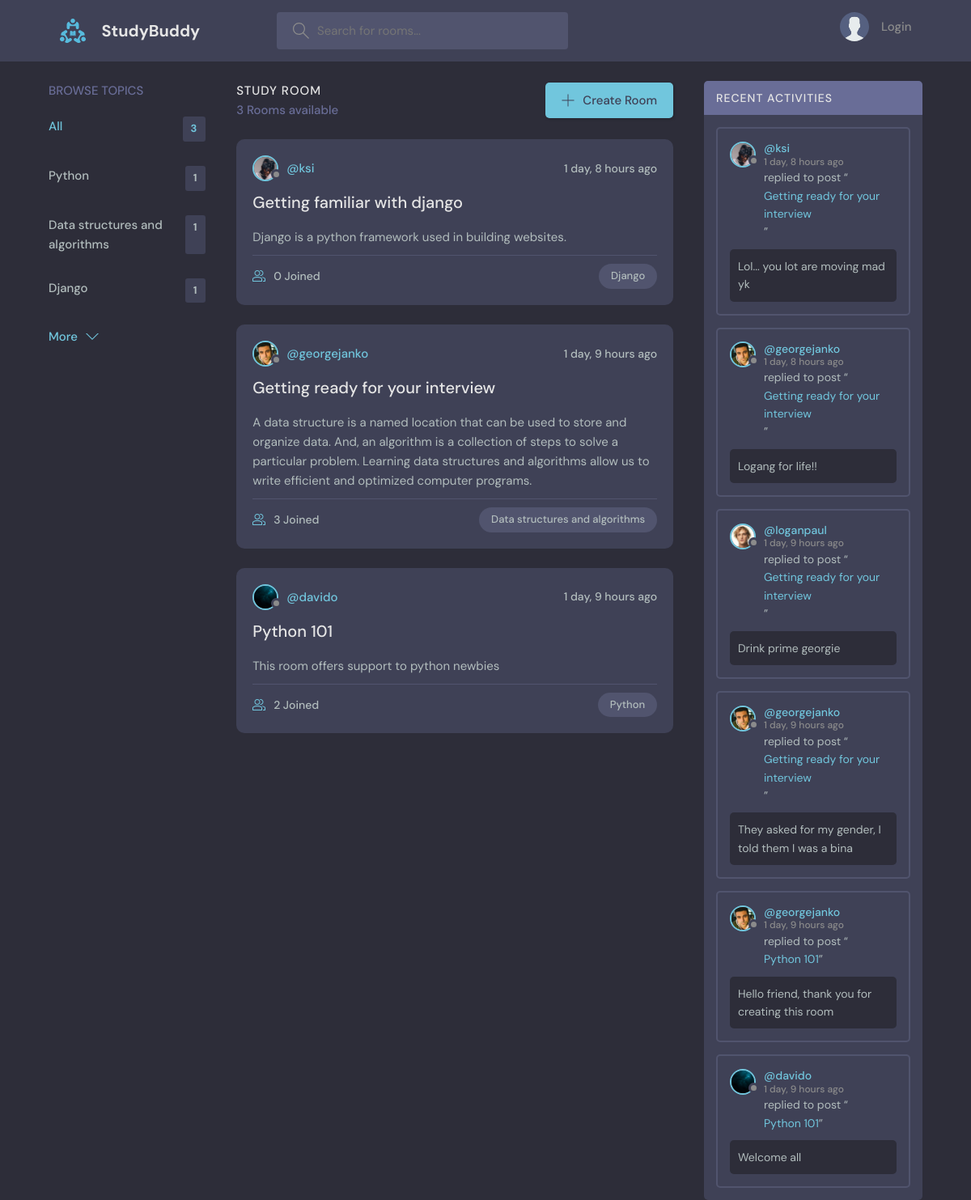
The page / on the database its author committed.
### base/models.py (models this page shows)
class Topic(models.Model):
    name = models.CharField(max_length=200)
    def __str__(self):
        return self.name

class Room(models.Model):
    value = "room"
    host = models.ForeignKey(User, on_delete=models.SET_NULL, null=True)
    topic = models.ForeignKey(Topic, on_delete=models.SET_NULL, null=True)
    name = models.CharField(max_length=200)
    participants = models.ManyToManyField(User, related_name='participants', blank=True)
    description = models.TextField(null=True, blank=True)
    updated = models.DateTimeField(auto_now=True)
    created = models.DateTimeField(auto_now_add=True)
    def __str__(self):
        return self.name
    class Meta:
        ordering = ['-updated', '-created']

class User(AbstractUser):
    name = models.CharField(max_length=200, null=True)
    email = models.EmailField(unique=True, null=True)
    bio = models.TextField(null=True)
    avatar = models.ImageField(null=True, default="avatar.svg")
    USERNAME_FIELD = 'email'
    REQUIRED_FIELDS = []

class Message(models.Model):
    value = "message"
    user = models.ForeignKey(User, on_delete=models.CASCADE)
    room = models.ForeignKey(Room, on_delete=models.CASCADE)
    body = models.TextField()
    updated = models.DateTimeField(auto_now=True)
    created = models.DateTimeField(auto_now_add=True)
    class Meta:
        ordering = ['-updated', '-created']
    def __str__(self):
        return self.body[0:50]

### base/views.py (the view)
# urls.py: path('', views.home, name="home"),
def home(request):
    q = request.GET.get('q') if request.GET.get('q') != None else ''
    topics = Topic.objects.all()[0:4]
    topics_all = Topic.objects.all()
    rooms = Room.objects.filter(
        Q(topic__name__icontains=q) |
        Q(name__icontains=q) |
        Q(description__icontains=q)
        )
    room_count = rooms.count()
    room_messages = Message.objects.filter(Q(room__name__icontains=q))
    context = {'rooms': rooms, 'topics': topics, 'room_count': room_count, 'room_messages': room_messages, 'topics_all': topics_all}
    return render(request, 'base/home.html', context)

### base/templates/base/home.html (shortened to what this page needs)
{% extends 'main.html'%}
{% block content %}
    <main class="layout layout--3">
      <div class="container">
        {% include 'base/topics_component.html' %}
        <div class="roomList">
          <div class="roomList__header">
            <div>
              <h2>Study Room</h2>
              <p>{{room_count}} Rooms available</p>
            </div>
            <a class="btn btn--main" href="{% url 'form' %}">
              <svg version="1.1" xmlns="http://www.w3.org/2000/svg" width="32" height="32" viewBox="0 0 32 32">
                <title>add</title>
                <path
                  d="M16.943 0.943h-1.885v14.115h-14.115v1.885h14.115v14.115h1.885v-14.115h14.115v-1.885h-14.115v-14.115z"
                ></path>
              </svg>
              Create Room
            </a>
          </div>
        {% include 'base/feed_component.html' %}
        </div>
        {% include 'base/activity_component.html' %}
      </div>
    </main>
{% endblock content%}

### base/templates/base/topics_component.html
<div class="topics">
    <div class="topics__header">
      <h2>Browse Topics</h2>
    </div>
    <ul class="topics__list">
      <li>
        <a href="{% url 'home' %}" class="active">All <span>{{topics.count}}</span></a>
      </li>
      {% for topic in topics %}
      <li>
        <a href="{% url 'home' %}?q={{topic.name}}">{{topic.name}} <span>{{topic.room_set.all.count}}</span></a>
      </li>
      {% endfor %}
    </ul>
    <a class="btn btn--link" href="{% url 'topics' %}">
      More
      <svg version="1.1" xmlns="http://www.w3.org/2000/svg" width="32" height="32" viewBox="0 0 32 32">
        <title>chevron-down</title>
        <path d="M16 21l-13-13h-3l16 16 16-16h-3l-13 13z"></path>
      </svg>
    </a>
  </div>

### base/templates/base/feed_component.html (shortened to what this page needs)
{% for room in rooms%}
<div class="roomListRoom">
    <div class="roomListRoom__header">
      <a href="{% url 'profile' room.host.id %}" class="roomListRoom__author">
        <div class="avatar avatar--small">
          <img src="{{room.host.avatar.url}}" />
        </div>
        <span>@{{room.host.username}}</span>
      </a>
      <div class="roomListRoom__actions">
        <span>{{room.updated|timesince}} ago</span>
      </div>
    </div>
    <div class="roomListRoom__content">
      <a href="{% url 'room' room.id %}">{{room.name}}</a>
      <p>{{room.description}}</p>
    </div>
    <div class="roomListRoom__meta">
      <a href="{% url 'room' room.id %}" class="roomListRoom__joined">
        {{room.participants.count}} Joined
      </a>
      <p class="roomListRoom__topic">{{room.topic}}</p>
    </div>
</div>
  {% endfor %}

### base/templates/base/activity_component.html (shortened to what this page needs)
<div class="activities">
    <div class="activities__header">
      <h2>Recent Activities</h2>
    </div>
{% for message in room_messages %}
<div class="activities__box">
    <div class="activities__boxHeader roomListRoom__header">
      <a href="{% url 'profile' message.user.id %}" class="roomListRoom__author">
        <div class="avatar avatar--small">
          <img src="{{message.user.avatar.url}}" />
        </div>
        <p>
          @{{message.user.username}}
          <span>{{message.created|timesince}} ago</span>
        </p>
      </a>
    </div>
    <div class="activities__boxContent">
      <p>replied to post “<a href="{% url 'room' message.room.id %}">{{message.room}}</a>”</p>
      <div class="activities__boxRoomContent">
        {{message}}
      </div>
    </div>
  </div>
  {% endfor %}
</div>

### rows shown on the page
Topic: name "Python", room_set.all.count "1"
Topic: name "Data structures and algorithms", room_set.all.count "1"
Topic: name "Django", room_set.all.count "1"
Room: host.avatar (picture), host.username "ksi", updated "1 day, 8 hours", name "Getting familiar with django", description "Django is a python framework used in building websites.", participants.count "0", topic "Django"
Room: host.avatar (picture), host.username "georgejanko", updated "1 day, 9 hours", name "Getting ready for your interview", description "A data structure is a named location that can be used to store and organize data. And, an algorithm is a collection of steps to solve a particular problem. Learning data structures and algorithms allow us to write efficient and optimized computer programs.", participants.count "3", topic "Data structures and algorithms"
Room: host.avatar (picture), host.username "davido", updated "1 day, 9 hours", name "Python 101", description "This room offers support to python newbies", participants.count "2", topic "Python"
Message: user.avatar (picture), user.username "ksi", created "1 day, 8 hours", room "Getting ready for your interview", body "Lol... you lot are moving mad yk"
Message: user.avatar (picture), user.username "georgejanko", created "1 day, 8 hours", room "Getting ready for your interview", body "Logang for life!!"
Message: user.avatar (picture), user.username "loganpaul", created "1 day, 9 hours", room "Getting ready for your interview", body "Drink prime georgie"
Message: user.avatar (picture), user.username "georgejanko", created "1 day, 9 hours", room "Getting ready for your interview", body "They asked for my gender, I told them I was a bina"
Message: user.avatar (picture), user.username "georgejanko", created "1 day, 9 hours", room "Python 101", body "Hello friend, thank you for creating this room"
Message: user.avatar (picture), user.username "davido", created "1 day, 9 hours", room "Python 101", body "Welcome all"

### other values the page prints
{{ topics.count }} "3"
{{ room_count }} "3"
